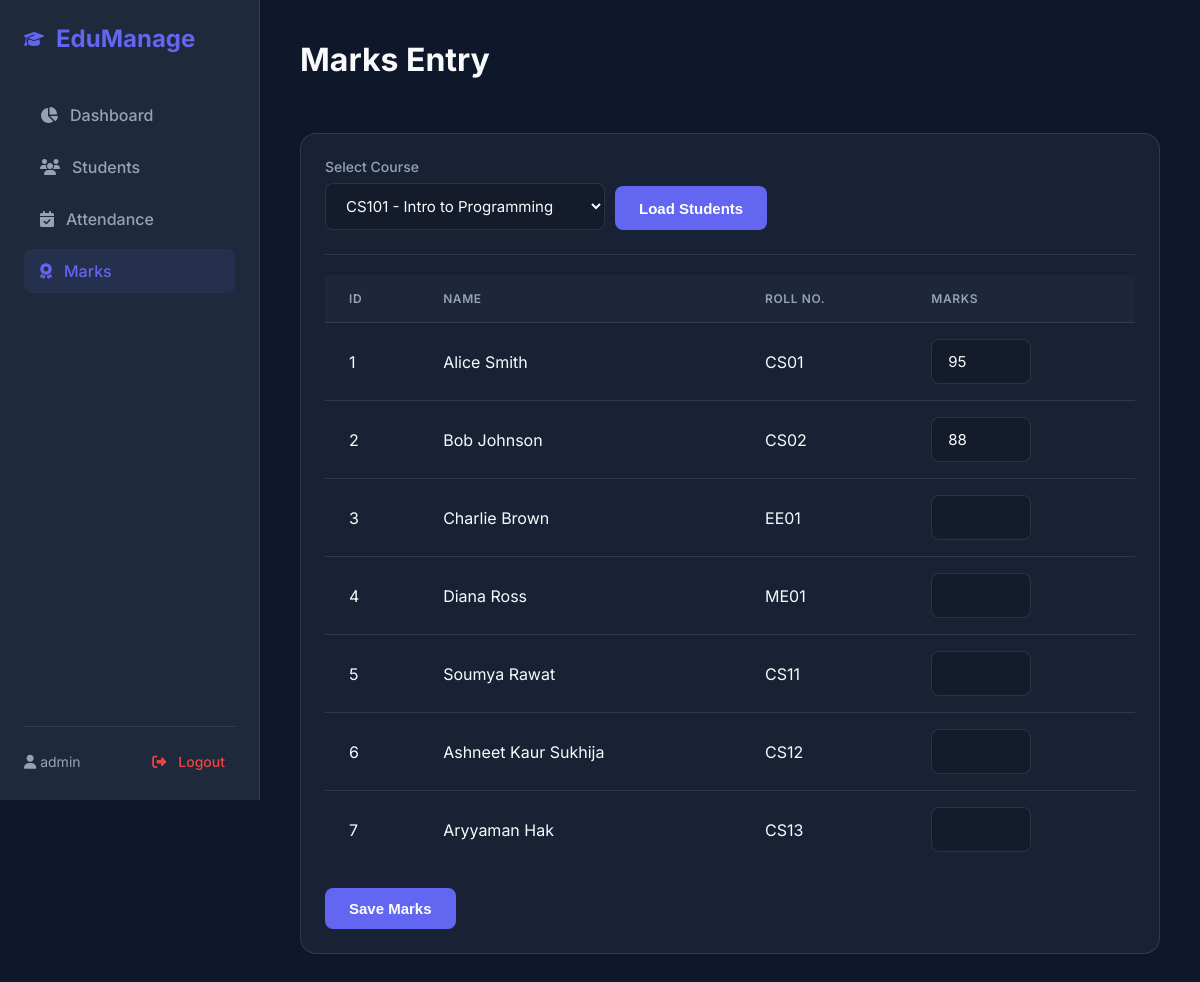
/marks?course_id=1 (signed in), run on the app's committed database.
### tables this page shows
CREATE TABLE students(
    id INTEGER PRIMARY KEY AUTOINCREMENT,
    name TEXT NOT NULL,
    roll TEXT UNIQUE NOT NULL,
    dept TEXT
);

### app.py (the view, shortened to what this page needs)
@app.route('/marks', methods=['GET', 'POST'])
@login_required
def marks():
    conn = db()
    course_id = request.args.get('course_id') or request.form.get('course_id')
    courses = conn.execute("SELECT * FROM courses").fetchall()
    students = conn.execute("SELECT * FROM students").fetchall()
    marks_data = {}
    if course_id:
        records = conn.execute("SELECT student_id, marks FROM marks WHERE course_id=?", (course_id,)).fetchall()
        marks_data = {r['student_id']: r['marks'] for r in records}
    conn.close()
    return render_template('marks.html', courses=courses, students=students, course_id=int(course_id) if course_id else None, marks_data=marks_data)

### app.py (called while the page is built)
def db():
    conn = sqlite3.connect('cms.db')
    conn.row_factory = sqlite3.Row
    return conn

def login_required(f):
    @wraps(f)
    def decorated_function(*args, **kwargs):
        if 'user_id' not in session:
            return redirect(url_for('login'))
        return f(*args, **kwargs)
    return decorated_function

### templates/marks.html (shortened to what this page needs)
{% extends 'base.html' %}
{% block content %}
<div class="flex-between">
    <h1>Marks Entry</h1>
</div>
<div class="table-container" style="padding: 24px;">
    <form method="GET" class="filter-form">
        <div class="form-group">
            <label>Select Course</label>
            <select name="course_id" required>
                {% for c in courses %}
                <option value="{{ c.id }}" {% if c.id == course_id %}selected{% endif %}>{{ c.code }} - {{ c.name }}</option>
                {% endfor %}
            </select>
        </div>
        <button type="submit" class="btn" style="height: 44px;">Load Students</button>
    </form>
    {% if course_id %}
    <hr style="border:0; border-top:1px solid var(--border); margin: 20px 0;">
    <form method="POST">
        <table style="margin-bottom: 20px;">
            <thead>
                <tr>
                    <th>ID</th>
                    <th>Name</th>
                    <th>Roll No.</th>
                    <th>Marks</th>
                </tr>
            </thead>
            <tbody>
                {% for s in students %}
                <tr>
                    <td>{{ s.id }}</td>
                    <td>{{ s.name }}</td>
                    <td>{{ s.roll }}</td>
                    <td>
                        <input type="number" name="marks_{{ s.id }}" value="{{ marks_data.get(s.id, '') }}" min="0" max="100" style="width:100px;">
                    </td>
                </tr>
                {% endfor %}
            </tbody>
        </table>
        <button type="submit">Save Marks</button>
    </form>
    {% endif %}
</div>
{% endblock %}

### static/style.css (style rules this page uses)
:root { --bg-primary: #0f172a; --bg-secondary: #1e293b; --bg-card: rgba(30, 41, 59, 0.7); --text-primary: #f8fafc; --text-secondary: #94a3b8; --accent: #6366f1; --accent-hover: #4f46e5; --danger: #ef4444; --danger-hover: #dc2626; --success: #10b981; --border: rgba(255, 255, 255, 0.1); }
* { margin: 0; padding: 0; box-sizing: border-box; }
body { font-family: 'Inter', sans-serif; background-color: var(--bg-primary); color: var(--text-primary); display: flex; min-height: 100vh; }
h1 { font-size: 32px; font-weight: 700; margin-bottom: 30px; color: var(--text-primary); }
.table-container { background: var(--bg-card); border-radius: 16px; border: 1px solid var(--border); overflow: hidden; }
table { width: 100%; border-collapse: collapse; text-align: left; }
th, td { padding: 16px 24px; border-bottom: 1px solid var(--border); }
th { background-color: rgba(255, 255, 255, 0.02); font-weight: 600; color: var(--text-secondary); text-transform: uppercase; font-size: 12px; letter-spacing: 0.05em; }
tr:last-child td { border-bottom: none; }
.form-group { margin-bottom: 20px; }
.form-group label { display: block; margin-bottom: 8px; color: var(--text-secondary); font-size: 14px; font-weight: 500; }
input, select { width: 100%; padding: 12px 16px; background-color: rgba(0, 0, 0, 0.2); border: 1px solid var(--border); border-radius: 8px; color: var(--text-primary); font-size: 15px; font-family: inherit; transition: border-color 0.3s; }
button, .btn { padding: 12px 24px; background-color: var(--accent); color: white; border: none; border-radius: 8px; font-size: 15px; font-weight: 600; cursor: pointer; transition: background-color 0.3s; text-decoration: none; display: inline-block; }
.flex-between { display: flex; justify-content: space-between; align-items: center; margin-bottom: 24px; }
.filter-form { display: flex; gap: 10px; align-items: flex-end; margin-bottom: 24px; }
.filter-form .form-group { margin-bottom: 0; }

### data on the page
students: id "1", name "Alice Smith", roll "CS01", get "95"
students: id "2", name "Bob Johnson", roll "CS02", get "88"
students: id "3", name "Charlie Brown", roll "EE01"
students: id "4", name "Diana Ross", roll "ME01"
students: id "5", name "Soumya Rawat", roll "CS11"
students: id "6", name "Ashneet Kaur Sukhija", roll "CS12"
students: id "7", name "Aryyaman Hak", roll "CS13"

### other printed values
{{ session.get('username') }} "admin"
form field course_id "CS101 - Intro to Programming"
